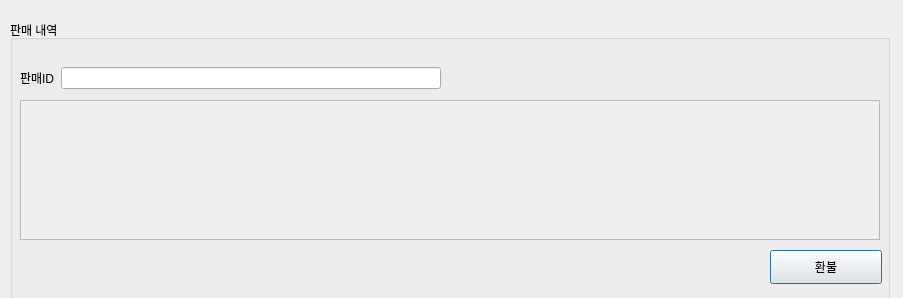
<?xml version="1.0" encoding="UTF-8"?>
<ui version="4.0">
 <class>Dialog</class>
 <widget class="QDialog" name="Dialog">
  <property name="geometry">
   <rect>
    <x>0</x>
    <y>0</y>
    <width>903</width>
    <height>298</height>
   </rect>
  </property>
  <property name="windowTitle">
   <string>Dialog</string>
  </property>
  <widget class="QGroupBox" name="groupBox">
   <property name="geometry">
    <rect>
     <x>10</x>
     <y>20</y>
     <width>880</width>
     <height>281</height>
    </rect>
   </property>
   <property name="title">
    <string>판매 내역</string>
   </property>
   <property name="flat">
    <bool>true</bool>
   </property>
   <widget class="QScrollArea" name="scrollArea_11">
    <property name="geometry">
     <rect>
      <x>10</x>
      <y>80</y>
      <width>860</width>
      <height>140</height>
     </rect>
    </property>
    <property name="widgetResizable">
     <bool>true</bool>
    </property>
    <widget class="QWidget" name="scrollAreaWidgetContents_11">
     <property name="geometry">
      <rect>
       <x>0</x>
       <y>0</y>
       <width>858</width>
       <height>138</height>
      </rect>
     </property>
     <widget class="QWidget" name="gridLayoutWidget_11">
      <property name="geometry">
       <rect>
        <x>0</x>
        <y>0</y>
        <width>861</width>
        <height>131</height>
       </rect>
      </property>
      <layout class="QGridLayout" name="gridLayout_11"/>
     </widget>
    </widget>
   </widget>
   <widget class="QWidget" name="horizontalLayoutWidget_11">
    <property name="geometry">
     <rect>
      <x>10</x>
      <y>40</y>
      <width>421</width>
      <height>36</height>
     </rect>
    </property>
    <layout class="QHBoxLayout" name="horizontalLayout_23">
     <item>
      <layout class="QVBoxLayout" name="verticalLayout_10">
       <item>
        <widget class="QLabel" name="label_9">
         <property name="enabled">
          <bool>true</bool>
         </property>
         <property name="text">
          <string>판매ID</string>
         </property>
        </widget>
       </item>
      </layout>
     </item>
     <item>
      <layout class="QVBoxLayout" name="verticalLayout_11">
       <item>
        <widget class="QLineEdit" name="lineEdit_14"/>
       </item>
      </layout>
     </item>
    </layout>
   </widget>
   <widget class="QPushButton" name="pushButton_5">
    <property name="geometry">
     <rect>
      <x>760</x>
      <y>230</y>
      <width>112</width>
      <height>34</height>
     </rect>
    </property>
    <property name="text">
     <string>환불</string>
    </property>
   </widget>
  </widget>
 </widget>
 <resources/>
 <connections/>
</ui>
